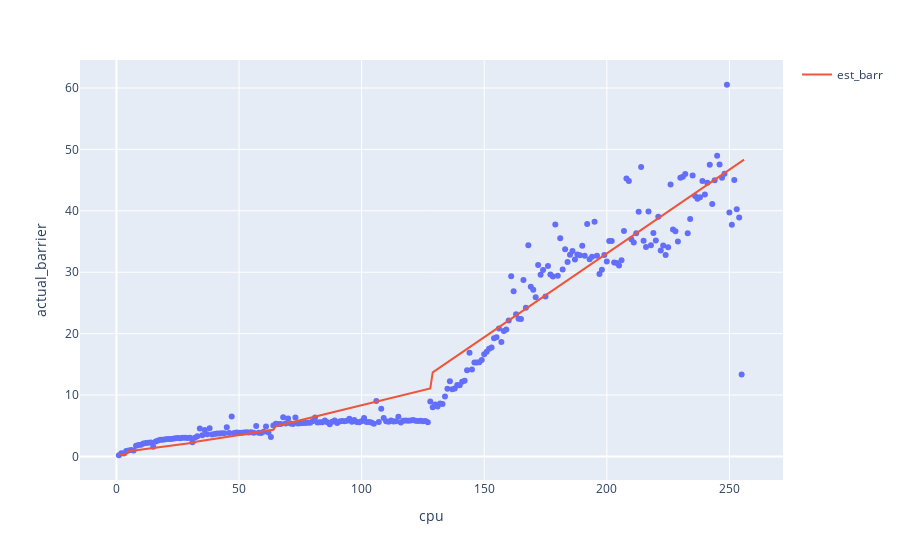

Notebook code cell kept with this figure:
### Code cell
fig = px.scatter(df, x="cpu", y="actual_barrier")
fig.add_trace(go.Scatter(x=df["cpu"], y=df["estimate_barrier"], mode="lines", name="est_barr"))

### Figure 1 — Plotly figure (JSON) as saved in the notebook; plotly's stock layout.template omitted (floating-point values rounded to 4 significant figures; data arrays with more than 128 entries replaced by an {"elided": "..."} marker saying what was removed)
{"data": [{"hovertemplate": "cpu=%{x}<br>actual_barrier=%{y}<extra></extra>", "legendgroup": "", "marker": {"color": "#636efa", "symbol": "circle"}, "mode": "markers", "name": "", "orientation": "v", "showlegend": false, "type": "scatter", "x": {"elided": "256 int values"}, "xaxis": "x", "y": {"elided": "256 float values"}, "yaxis": "y"}, {"mode": "lines", "name": "est_barr", "type": "scatter", "x": {"elided": "256 int values"}, "y": {"elided": "256 float values"}}], "layout": {"legend": {"tracegroupgap": 0}, "margin": {"t": 60}, "xaxis": {"anchor": "y", "domain": [0, 1], "title": {"text": "cpu"}}, "yaxis": {"anchor": "x", "domain": [0, 1], "title": {"text": "actual_barrier"}}}}
